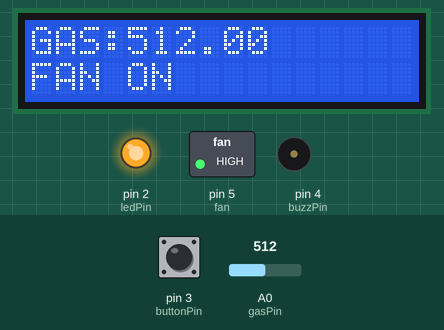
Recording of a sketch running on a simulated Arduino Uno, built with avr-gcc and run on an emulated ATmega328P. Parts: 16×2 character LCD, switched loads named in the sketch (green lamp = pin HIGH), output pins drawn as LEDs (lit = HIGH), buzzer (waves = sounding). The inputs (shaded band) are chosen by the test bench; at power-on: A0 (gasPin) = 512, pin 3 (buttonPin) LOW. Pins used as bus, display or sensor lines are not drawn.

Above: at 0.6 s.
1.8 s: A0 (gasPin) set to 212
At 5.3 s:
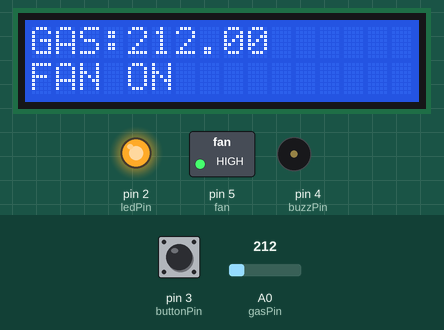
8.0 s: A0 (gasPin) set to 183
At 8.37 s:
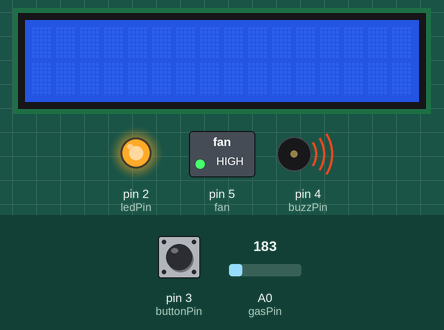
13.2 s: pin 3 (buttonPin) pulled HIGH for 3 s
At 14.0 s:
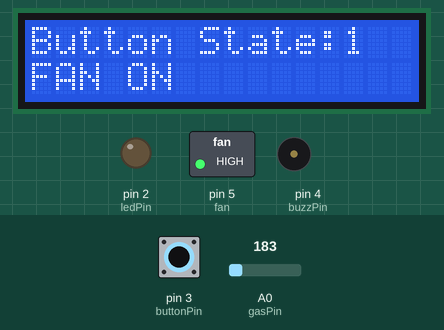
24.9 s: A0 (gasPin) set to 210
At 26.6 s:
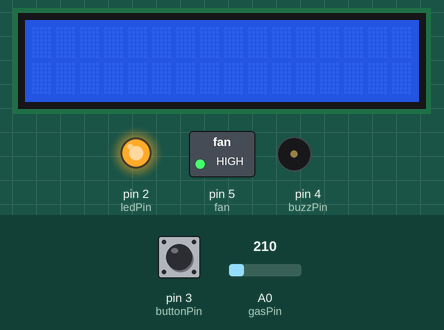
30.1 s: pin 3 (buttonPin) driven HIGH
At 38.4 s:
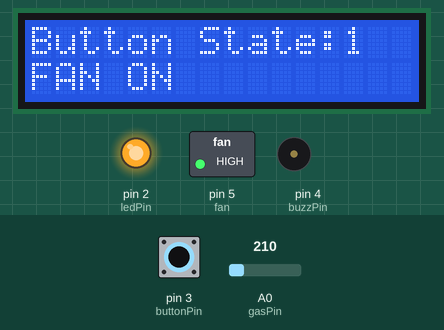
Timing chart, 0 to 39.9 s (numbered marks = the images above; inputs shaded):
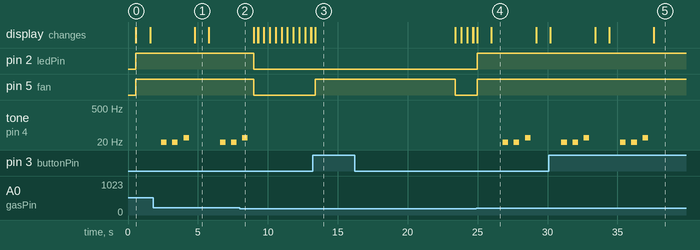

The sketch:

PNT2022TMID28961SPRINT2.ino
```cpp
#include <LiquidCrystal.h>

LiquidCrystal lcd(6, 7, 8, 9, 10, 11);
float gasPin = A0;
float gasLevel;
int ledPin = 2;
int buttonPin = 3;
int buzzPin = 4;
int buttonState;
int fan = 5;

void setup(){
  pinMode(ledPin, OUTPUT);
  pinMode(buttonPin, INPUT);
  pinMode(gasPin,INPUT);
  pinMode(fan,OUTPUT);
  Serial.begin(9600);
  lcd.begin(16, 2);
  lcd.setCursor(0,0);
  lcd.print(" Welcome");
  lcd.setCursor(0,2);
  lcd.print("PNT2022TMID28961");
  delay(500);
  lcd.clear();
}

void loop(){
  // Read the value from gas sensor and button
  gasLevel = analogRead(gasPin);
  buttonState = digitalRead(buttonPin);
  
  // call the function for gas detection and button work
  gasDetected(gasLevel);
  buzzer(gasLevel);
  exhaustFanOn(buttonState);
}

// Gas Leakage Detection & Automatic Alarm and Fan ON
void gasDetected(float gasLevel){
  if(gasLevel >= 200){
   digitalWrite(buzzPin,HIGH);
    digitalWrite(ledPin,HIGH);
    digitalWrite(fan,HIGH);
    lcd.setCursor(0,0);
   lcd.print("GAS:");
    lcd.print(gasLevel);
   lcd.setCursor(0,2);
   lcd.print("FAN ON");
   delay(1000);
   lcd.clear();
  }else{
   digitalWrite(ledPin,LOW);
    digitalWrite(buzzPin,LOW);
    digitalWrite(fan,LOW);
    lcd.setCursor(0,0);
   lcd.print("GAS:");
    lcd.print(gasLevel);
   lcd.setCursor(0,2);
   lcd.print("FAN OFF");
   delay(100);
   lcd.clear();
  }
}
//BUZZER
void buzzer(float gasLevel){
if(gasLevel>=200)
  {
  for(int i=0; i<=30; i=i+10)
  {
  tone(4,i);
  delay(400);
  noTone(4);
  delay(400);
  }
  }
}
// Manually Exhaust FAN ON
void exhaustFanOn(int buttonState){
  if(buttonState == HIGH){
    digitalWrite(fan,HIGH);
    lcd.setCursor(0,0);
   lcd.print("Button State:");
    lcd.print(buttonState);
    lcd.setCursor(0,2);
    lcd.print("FAN ON");
    delay(10000);
    lcd.clear();
  }
}
```

Measured:
- the behaviour switches between 200 and 199 on A0 (gasPin) (found by bisection; images 1 and 2)
- after the input at 1.8 s, the display: changes after 3.0 s (image 1)
- after the input at 8.0 s, pin 2 (ledPin), pin 5 (fan): HIGH → LOW after 0.98 s; tone on pin 4 (buzzPin): goes on until 8.6 s, then stays silent
- after the input at 13.2 s, pin 5 (fan): LOW → HIGH after 0.20 s, → LOW 10.0 s later; the display: changes after 0.20 s (image 3)
- after the input at 24.9 s, pin 2 (ledPin), pin 5 (fan): LOW → HIGH after 0.08 s; tone on pin 4 (buzzPin): plays 10 Hz for 0.40 s, 20 Hz for 0.40 s, 30 Hz for 0.40 s, starting after 1.9 s; the display: first changes after 0.09 s (image 4 shows a later state)
- after the input at 30.1 s, tone on pin 4 (buzzPin): goes on until 37.2 s, then stays silent; the display: first differs from a run without the input after 7.5 s (image 5)
- by itself, tone on pin 4 (buzzPin): plays 10 Hz for 0.40 s, 20 Hz for 0.40 s, 30 Hz for 0.40 s, 10 Hz for 0.40 s, 20 Hz for 0.40 s
